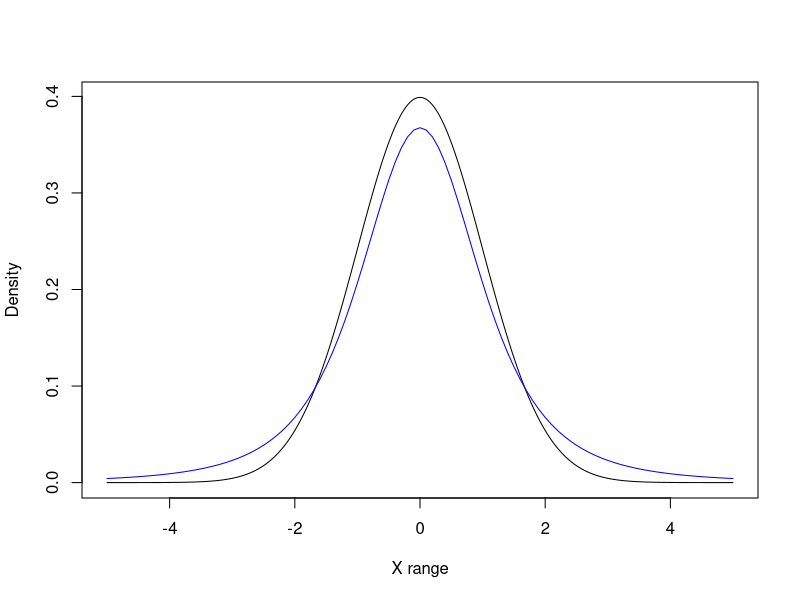
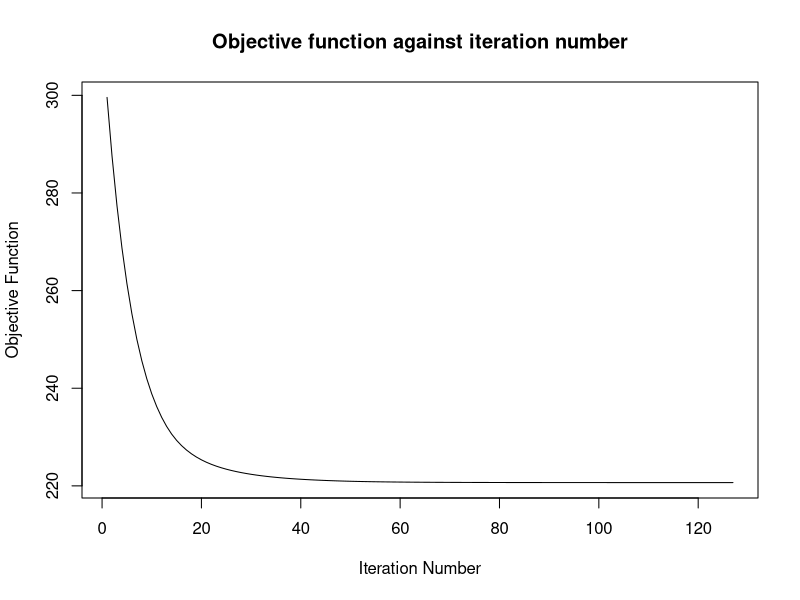
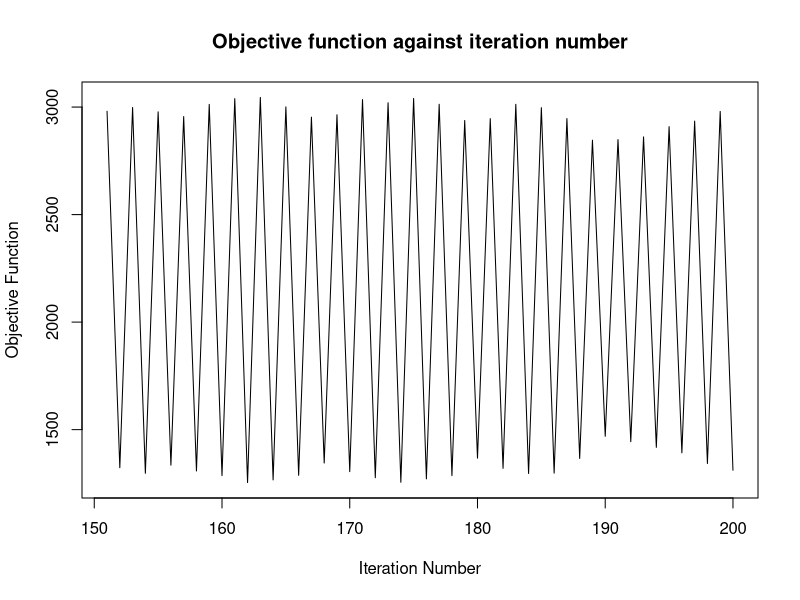

These charts were generated, in order, by the following R code:
## ---- chunk 1
n <- 100
p <- 10
s <- 3
set.seed(0)
x <- matrix(rnorm(n*p), n, p)
b <- c(-0.7, 0.7, 1, rep(0, p-s))
y <- x %*% b + rt(n, df=2)

cors = rep(NA, 10)
for (i in 1:10) {
  cors[i] = cor(x[,i],y)
}
order(abs(cors), decreasing = TRUE)

## ---- chunk 2
xvals <- seq(-5, 5, by = 1/100)
plot(xvals, dnorm(xvals), type = "l", xlab = "X range", ylab = "Density")
curve(dt(x, df = 3), add = TRUE, col = "blue")
## ---- chunk 3
psi <- function(r, c = 1) {
  return(ifelse(r^2 > c^2, 2*c*abs(r) - c^2, r^2))
}

huber.loss = function(beta) {
  sum(psi(y - x %*% beta))
}
## ---- chunk 4
library(numDeriv)

grad.descent <- function(f, x0, max.iter = 200, step.size = 0.05, stopping.deriv = 0.01, ...) {
  
  n    <- length(x0)
  xmat <- matrix(0, nrow = n, ncol = max.iter)
  xmat[,1] <- x0
  
  for (k in 2:max.iter) {
    # Calculate the gradient
    grad.cur <- grad(f, xmat[ ,k-1], ...) 
    
    # Should we stop?
    if (all(abs(grad.cur) < stopping.deriv)) {
      k <- k-1; break
    }
    
    # Move in the opposite direction of the grad
    xmat[ ,k] <- xmat[ ,k-1] - step.size * grad.cur
  }
  
  xmat <- xmat[ ,1:k] # Trim
  return(list(x = xmat[,k], xmat = xmat, k = k))
}

gd = grad.descent(huber.loss, x0 = rep(0, p), max.iter = 200, step.size = 0.001, stopping.deriv = 0.1)
gd$k
gd$x

## ---- chunk 5
iterations = gd$k
xval = c(1:iterations)
x.mat = gd$xmat
obj <- apply(x.mat[, 1:iterations], 2, huber.loss)
plot(xval, obj, type = "l", xlab = "Iteration Number", ylab = "Objective Function", main = "Objective function against iteration number")
## ---- chunk 6
gd.new = grad.descent(huber.loss, x0 = rep(0, p), max.iter = 200, step.size = 0.1, stopping.deriv = 0.1)

iterations.new = gd.new$k

gd.new$x
iterations.new


xval.new = c((iterations.new-49):iterations.new)

obj <- apply(gd.new$xmat[, 1:iterations.new], 2, huber.loss)

plot(xval.new, obj[(iterations.new-49):iterations.new], type = "l", xlab = "Iteration Number", ylab = "Objective Function", main = "Objective function against iteration number")
## ---- chunk 7
gd$x
b

sparse.grad.descent <- function(f, x0, max.iter = 200, step.size = 0.05, stopping.deriv = 0.01, ...) {
  
  n    <- length(x0)
  xmat <- matrix(0, nrow = n, ncol = max.iter)
  xmat[,1] <- x0
  
  for (k in 2:max.iter) {
    # Calculate the gradient
    grad.cur <- grad(f, xmat[ ,k-1], ...) 
    
    # Should we stop?
    if (all(abs(grad.cur) < stopping.deriv)) {
      k <- k-1; break
    }
    
    # Move in the opposite direction of the grad
    thr <- xmat[ ,k-1] - step.size * grad.cur
    thr[abs(thr) < 0.05] <- 0
    xmat[ ,k] <- thr
  }
  
  xmat <- xmat[ ,1:k] # Trim
  return(list(x = xmat[,k], xmat = xmat, k = k))
}

gd.sparse = sparse.grad.descent(huber.loss, x0 = rep(0, p), max.iter = 200, step.size = 0.001, stopping.deriv = 0.1)

gd.sparse$k
gd.sparse$x

## ---- chunk 8
fit = lm(y~-1+x)
fit$coefficients

gd$x

gd.sparse$x

## ---- chunk 9
mse.lm = mean((b-fit$coefficients)^2)
mse.lm

mse.gd = mean((b-gd$x)^2)
mse.gd

mse.sparse.gd = mean((b-gd.sparse$x)^2)
mse.sparse.gd
## ---- chunk 10
set.seed(10)
y = x%*% b + rt(n, df=2)

gd <- grad.descent(huber.loss, x0 = rep(0,p), max.iter=200, step.size=0.001, stopping.deriv=0.1)
gd$x


gd.sparse = sparse.grad.descent(huber.loss, x0 = rep(0, p), max.iter = 200, step.size = 0.001, stopping.deriv = 0.1)
gd.sparse$x

mse.gd = mean((b-gd$x)^2)
mse.gd

mse.sparse.gd = mean((b-gd.sparse$x)^2)
mse.sparse.gd
## ---- chunk 11
all.mse.gd = rep(NA, 10)
all.mse.sparse = rep(NA, 10)

mse.calc = function(est) {
  return(mean((b-est)^2))
}

for (i in 1:10) {
  y = x%*% b + rt(n, df=2)
  
  gd <- grad.descent(huber.loss, x0 = rep(0,p), max.iter=200, step.size=0.001, stopping.deriv=0.1)

  gd.sparse = sparse.grad.descent(huber.loss, x0 = rep(0, p), max.iter = 200, step.size = 0.001, stopping.deriv = 0.1)
  
  all.mse.gd[i] = mse.calc(gd$x)
  all.mse.sparse[i] = mse.calc(gd.sparse$x)
}

mean(all.mse.gd)
min(all.mse.gd)

mean(all.mse.sparse)
min(all.mse.sparse)
